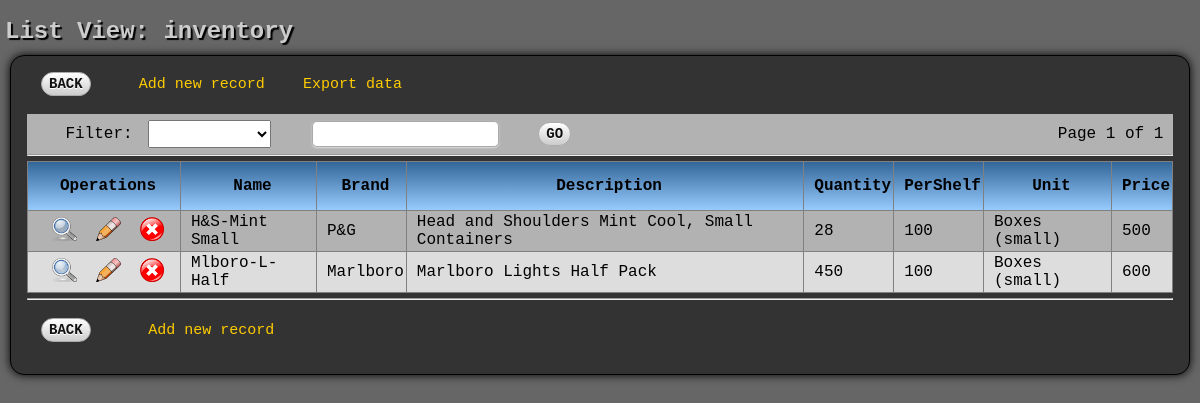
The page /htdocs/ITrack/Inventory/listview_inventory.php (signed in) on the database its author committed.
### tables this page shows
CREATE TABLE IF NOT EXISTS `inventory` (
  `id` int(11) NOT NULL AUTO_INCREMENT,
  `Name` varchar(255) NOT NULL,
  `Brand` varchar(255) NOT NULL,
  `Description` varchar(255) NOT NULL,
  `Quantity` int(11) NOT NULL,
  `PerShelf` int(11) NOT NULL,
  `Unit` varchar(255) NOT NULL,
  `Price` int(11) NOT NULL,
  PRIMARY KEY (`id`)
);

### htdocs/ITrack/core/cobalt_core.php (called while the page is built, shortened)
<?php
function init_cobalt($required_passport=null)
{
    require_once 'data_abstraction_class.php';
    require_once 'html_class.php';
}
function check_link($Link, $user='')
{
    if($user=='') $user = $_SESSION['user'];
    $in_passport=FALSE;
    $data_con = new data_abstraction;
    $data_con->set_fields('link_id, status');
    $data_con->set_table('user_links');
    $data_con->set_where("Name='$Link'");
    if($result = $data_con->make_query())
    {
        $data = $result->fetch_assoc();
        if(is_array($data)) extract($data);
    }
    else die("The query failed while attempting to check the passport: " . $data_con->error);
    if($status=='On')
    {
        $data_con = new data_abstraction;
        $data_con->set_fields('link_id');
        $data_con->set_table('user_passport');
        $data_con->set_where("username='$user' AND link_id='$link_id'");
        if($data_con->make_query())
        {
            $numrows = $data_con->num_rows;
        }
        else die("Failed checking $link_id in passport of $user" . $data_con->error);
        if ($numrows==1) $in_passport=TRUE;
    }
    return $in_passport;
}
function cobalt_htmlentities($unclean, $flag=ENT_COMPAT)
{
    $clean = htmlentities($unclean, $flag, MULTI_BYTE_ENCODING);
    return $clean;
}

### htdocs/ITrack/core/data_abstraction_class.php (called while the page is built, shortened)
<?php
class data_abstraction
{
    var $mysqli='';
    var $db_host='localhost';
    var $db_user='root';
    var $db_pass='';
    var $db_use='itrack';
    var $query='';
    var $connection_exists=FALSE;
    var $tables='';
    var $selected_fields='';
    var $values='';
    var $where_clause='';
    var $limit_clause='';
    var $query_type='SELECT';
    function close_db()
    {
        if($this->mysqli)
        {
            $this->connection_exists = FALSE;
        }
    }
    function connect_db()
    {
        $this->mysqli = new mysqli($this->db_host,$this->db_user,$this->db_pass,$this->db_use);
        $this->connection_exists = TRUE;
        return $this->mysqli;
    }
    function execute_query($query='')
    {
        if($this->connection_exists == FALSE)
        {
            $this->mysqli = $this->connect_DB();
            $this->mysqli->real_query("SET NAMES 'utf8'");
        }
        $this->mysqli->real_query($this->query) or error_handler('Database error.',$this->mysqli->error);
        if($this->query_type == "SELECT")
        {
            $result = $this->mysqli->store_result();
            $this->num_rows = $result->num_rows;
            return $result;
        }
        elseif($this->query_type == "INSERT")
        {
            $this->auto_id = $this->mysqli->insert_id;
            $this->error = $this->mysqli->error;
        }
        else
        {
            $this->affected_rows = $this->mysqli->affected_rows;
        }
    }
    function make_query($execute=TRUE, $log=TRUE)
    {
        $this->query_type = strtoupper($this->query_type);
        $this->query = $this->query_type . ' ';
        switch($this->query_type)
        {
            case "SELECT":	$this->query .=  $this->selected_fields . ' FROM ' . $this->tables;
                            if($this->where_clause != '') $this->query .= ' WHERE ' . $this->where_clause;
                          	if($this->limit_clause != '') $this->query .= ' LIMIT ' . $this->limit_clause;
                            break;
            case "INSERT":	$this->query .= 'INTO ' . $this->tables . '(' .  $this->selected_fields . ') VALUES(' . $this->values . ')';
                            break;
        }
        if($execute)
        {
            $result = $this->execute_query();
        }
        return $result;
    }
    function set_fields($new_fields)
    {
         $this->selected_fields = $new_fields;
    }
    function set_limit($offset, $limit)
    {
        $this->limit_clause = $offset . ', ' . $limit;
    }
    function set_query_type($new_query_type)
    {
        $this->query_type = $new_query_type;
    }
    function set_table($new_table)
    {
        $this->tables = $new_table;
    }
    function set_values($new_values)
    {
        $this->values = $new_values;
    }
    function set_where($new_where_clause)
    {
        $this->where_clause = $new_where_clause;
    }
}
?>

### htdocs/ITrack/core/subclasses/inventory_dd.php (called while the page is built, shortened)
<?php
class inventory_dd
{
    static function load_dictionary()
    {
        return $fields;
    }
    static function load_relationships()
    {
        $relations = array();
        return $relations;
    }
    static function load_subclass_info()
    {
        $subclasses = array('html_file'=>'inventory_html.php',
                            'html_class'=>'inventory_html',
                            'data_file'=>'inventory.php',
                            'data_class'=>'inventory');
        return $subclasses;
    }
}

### htdocs/ITrack/core/paged_result_class.php (called while the page is built, shortened)
<?php
class paged_result
{
    var $total_pages=0;
    var $current_page=0;
    function paged_result($total_records, $results_per_page)
    {
        $this->total_pages = ceil($total_records / $results_per_page);
    }
    function draw_paged_result($javascript='')
    {
        $this->html_output = '';
        if($this->total_pages > 1)
        {
            $this->html_output .= "Page " . $this->current_page . " of " . $this->total_pages
                    . " | Go to page: <input type=text name=\"result_pager\" value='$Result_Pager' size=2 class='textboxPager' $javascript>"
                    . " &nbsp; <input type=submit name='pager_submit' value='GO' class='buttonPager'>"
                    . "<input type=hidden name=current_page value='" . $this->current_page . "'>";
        }
        else
        {
            $this->html_output = "Page " . $this->current_page . " of " . $this->total_pages . '&nbsp;';
        }
        return $this->html_output;
    }
    function get_page_data($new_page, $current_page)
    {
        if($new_page < 1)
        {
            if($current_page < 1) $new_page = 1;
            else $new_page = $current_page;
        }
        elseif($new_page > $this->total_pages) $new_page = $this->total_pages;
        $this->current_page = $new_page;
    }
}
?>

### htdocs/ITrack/Inventory/listview_inventory.php (the view, shortened to what this page needs)
<?php
$html = new inventory_html;
$html->get_listview_fields();
$lst_fields = $html->lst_fields;
$arr_fields = $html->arr_fields;
$arr_field_labels = $html->arr_field_labels;
require_once 'subclasses/inventory.php';
$data_con = new inventory;
$data_con->get_join_clause();
$data_con->set_table($data_con->join_clause);
$data_con->set_fields($lst_fields);
$data_con->make_query();
$total_records = $data_con->num_rows;
require_once 'paged_result_class.php';
$results_per_page = 50;
$pager = new paged_result($total_records, $results_per_page);
$pager->get_page_data($result_pager, $current_page);
$current_page = $pager->current_page;
$data_con->set_limit($pager->offset, $pager->records_per_page);
?>
<fieldset class="container">
<table width="100%" border="0" cellpadding="0" cellspacing="0">
<tr>
    <td align="left" colspan="2">
    <?php
    if(check_link('Add inventory')) echo "&nbsp; &nbsp; <a href='add_inventory.php?filter_field_used=$enc_filter_field&filter_used=$enc_filter&page_from=$current_page'>Add new record</a>";
    if(check_link('View inventory')) echo "&nbsp; &nbsp; <a href='csv_inventory.php'> Export data </a>";
    ?>
    <br><br>
    </td>
</tr>
<tr class="listRowEven">
    <td align="left">
    &nbsp; &nbsp; Filter:
    </td>
    <td align=right>
    <?php echo $pager->draw_paged_result('onKeyPress="submitenter(this,event)"'); ?>
    </td>
</tr>
<tr>
    <td colspan="2">
    <hr>
    </td>
</tr>
</table>
<table border=1 width=100% class="listView">
<tr class="listRowHead">
    <td class="oper_col">Operations</td>
    <?php
    foreach($arr_field_labels as $label)
    {
        echo '<td>' . $label . '</td>';
    }
    ?>
</tr>
<?php
    if($result = $data_con->make_query())
    {
        while($row = $result->fetch_assoc())
        {
            if($a%2 == 0) $class = 'listRowEven';
            else $class = 'listRowOdd';
            $a++;
            extract($row);
            echo "<tr class=$class><td align='center'><a href='detailview_inventory.php?filter_field_used=$enc_filter_field&filter_used=$enc_filter&page_from=$current_page&id=$id'><img src='/ITrack/images/view.png' alt='View' title='View'></a>";
            if(check_link('Edit inventory')) echo "&nbsp;&nbsp;<a href='edit_inventory.php?filter_field_used=$enc_filter_field&filter_used=$enc_filter&page_from=$current_page&id=$id'><img src='/ITrack/images/edit.png' alt='Edit' title='Edit'></a>";
            if(check_link('Delete inventory')) echo "&nbsp;&nbsp;<a href='delete_inventory.php?filter_field_used=$enc_filter_field&filter_used=$enc_filter&page_from=$current_page&id=$id'><img src='/ITrack/images/delete.png' alt='Delete' title='Delete'></a>";
            echo '</td>';
            foreach($arr_fields as $field)
            {
                if(is_array($field))
                {
                    echo '<td class="listCell">';
                    foreach($field as $subtext)
                    {
                        echo cobalt_htmlentities($$subtext, ENT_QUOTES) . ' ';
                    }
                    echo '</td>';
                }
                else
                {
                    echo '<td class="listCell">' . cobalt_htmlentities($$field, ENT_QUOTES) . '</td>';
                }
            }
            echo "</tr>\n";
        }
    }
    else error_handler('Encountered an error while retrieving records.', $data_con->error);
?>
</table>
<table border="0" width="100%">
<tr>
    <td colspan="2"><hr><br></td>
</tr>
</table>
<?php
if(check_link('Add inventory')) echo "&nbsp; &nbsp; &nbsp;<a href='add_inventory.php?filter_field_used=$enc_filter_field&filter_used=$enc_filter&page_from=$current_page'>Add new record</a>";
echo '</fieldset>';

### rows shown on the page
inventory: field "H&S-Mint Small", field "P&G", field "Head and Shoulders Mint Cool, Small Containers", field "28", field "100", field "Boxes (small)", field "500"
inventory: field "Mlboro-L-Half", field "Marlboro", field "Marlboro Lights Half Pack", field "450", field "100", field "Boxes (small)", field "600"

### other values the page prints
$title "List View: inventory"
$pager->draw_paged_result('onKeyPress="submitenter(this,event)"') "Page 1 of 1"
$label "Name"
$label "Brand"
$label "Description"
$label "Quantity"
$label "PerShelf"
$label "Unit"
$label "Price"
